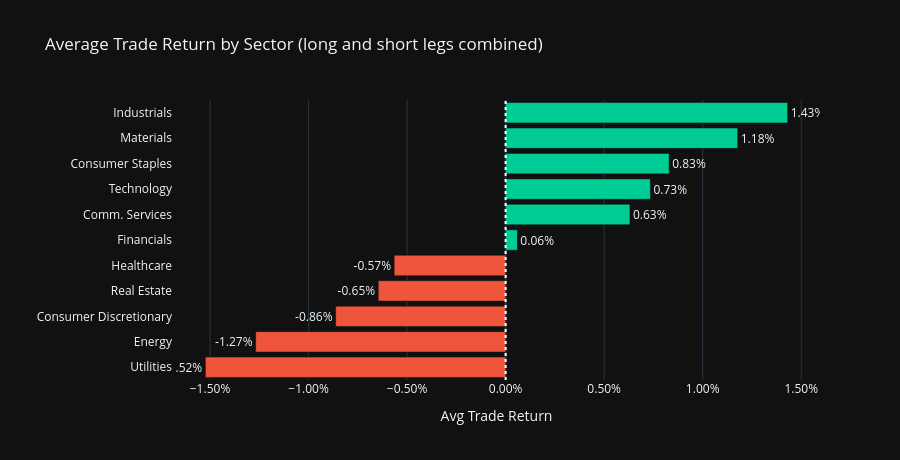

The notebook cell this image was saved under:
### Code cell
#### Plot 6: Average Trade Return by Sector
#### Purpose: Identifies which ETFs generated alpha and which were consistent losers.
#### If one sector (e.g., XLK) dominates returns, the strategy may be degenerate.

sec_ret = (
    blotter.groupby('sector')['trade_return']
    .mean()
    .sort_values()
    .reset_index()
)
sec_ret['color']       = sec_ret['trade_return'].apply(lambda x: '#00CC96' if x > 0 else '#EF553B')
sec_ret['sector_name'] = sec_ret['sector'].map(SECTOR_NAMES)

fig6 = go.Figure(go.Bar(
    x=sec_ret['trade_return'],
    y=sec_ret['sector_name'],
    orientation='h',
    marker_color=sec_ret['color'],
    text=sec_ret['trade_return'].map('{:.2%}'.format),
    textposition='outside',
))
fig6.add_vline(x=0, line_dash='dot', line_color='white')
fig6.update_layout(
    template=PLOTLY_THEME,
    title='Average Trade Return by Sector (long and short legs combined)',
    xaxis_title='Avg Trade Return',
    xaxis=dict(tickformat='.2%'),
    yaxis_title='',
    height=460,
)
fig6.show()
fig6.write_html("charts/return_by_sector.html", include_plotlyjs="cdn")

### Figure 1 — Plotly figure (JSON) as saved in the notebook; plotly's stock layout.template omitted (floating-point values rounded to 4 significant figures)
{"data": [{"marker": {"color": ["#EF553B", "#EF553B", "#EF553B", "#EF553B", "#EF553B", "#00CC96", "#00CC96", "#00CC96", "#00CC96", "#00CC96", "#00CC96"]}, "orientation": "h", "text": ["-1.52%", "-1.27%", "-0.86%", "-0.65%", "-0.57%", "0.06%", "0.63%", "0.73%", "0.83%", "1.18%", "1.43%"], "textposition": "outside", "x": [-0.01524, -0.01268, -0.008622, -0.006463, -0.005656, 0.0005961, 0.006307, 0.007346, 0.008299, 0.01178, 0.01431], "y": ["Utilities", "Energy", "Consumer Discretionary", "Real Estate", "Healthcare", "Financials", "Comm. Services", "Technology", "Consumer Staples", "Materials", "Industrials"], "type": "bar"}], "layout": {"shapes": [{"line": {"color": "white", "dash": "dot"}, "type": "line", "x0": 0, "x1": 0, "xref": "x", "y0": 0, "y1": 1, "yref": "y domain"}], "xaxis": {"title": {"text": "Avg Trade Return"}, "tickformat": ".2%"}, "title": {"text": "Average Trade Return by Sector (long and short legs combined)"}, "yaxis": {"title": {"text": ""}}, "height": 460}}
